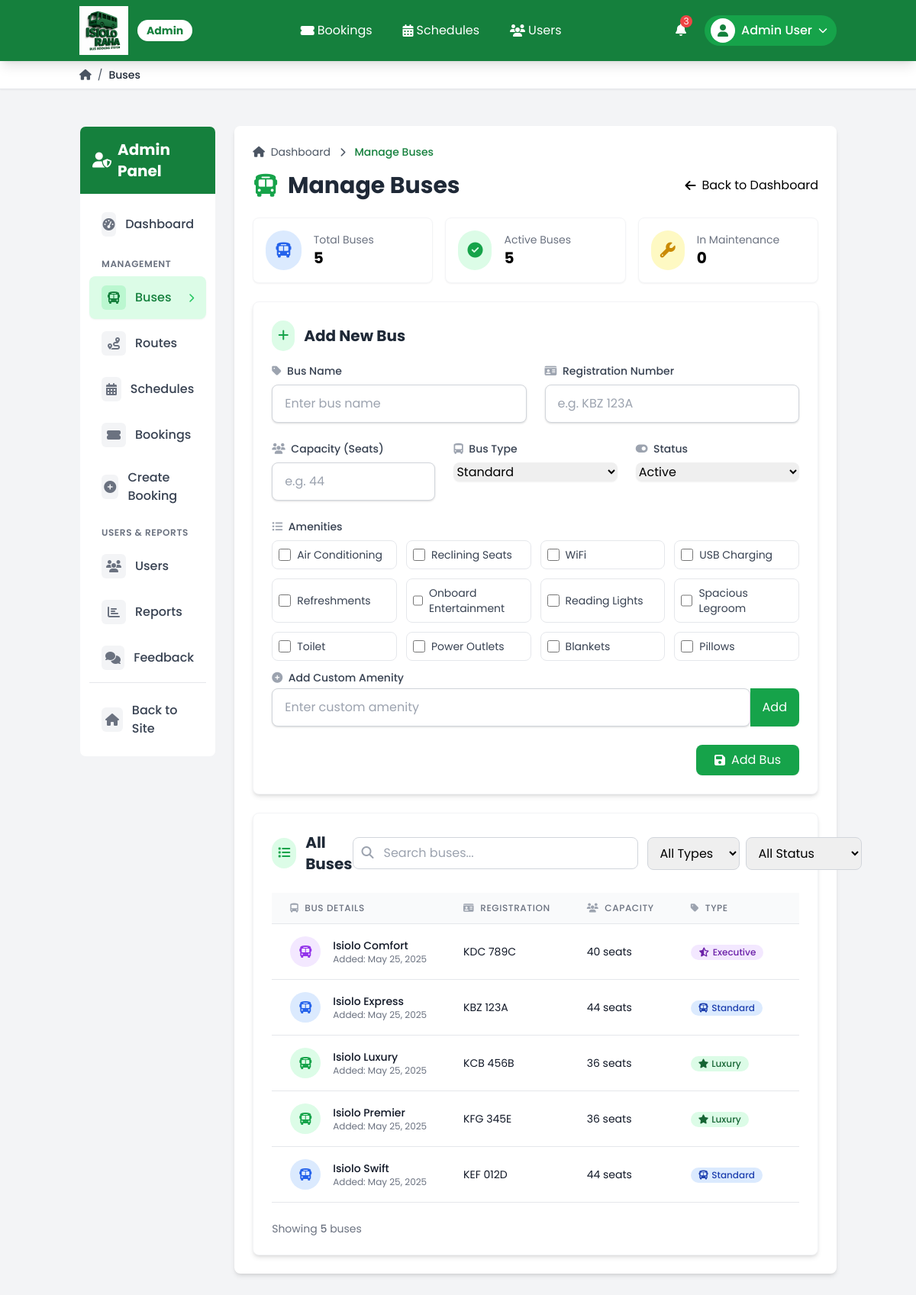
The page /admin/buses.php (signed in) on the database as committed earlier.
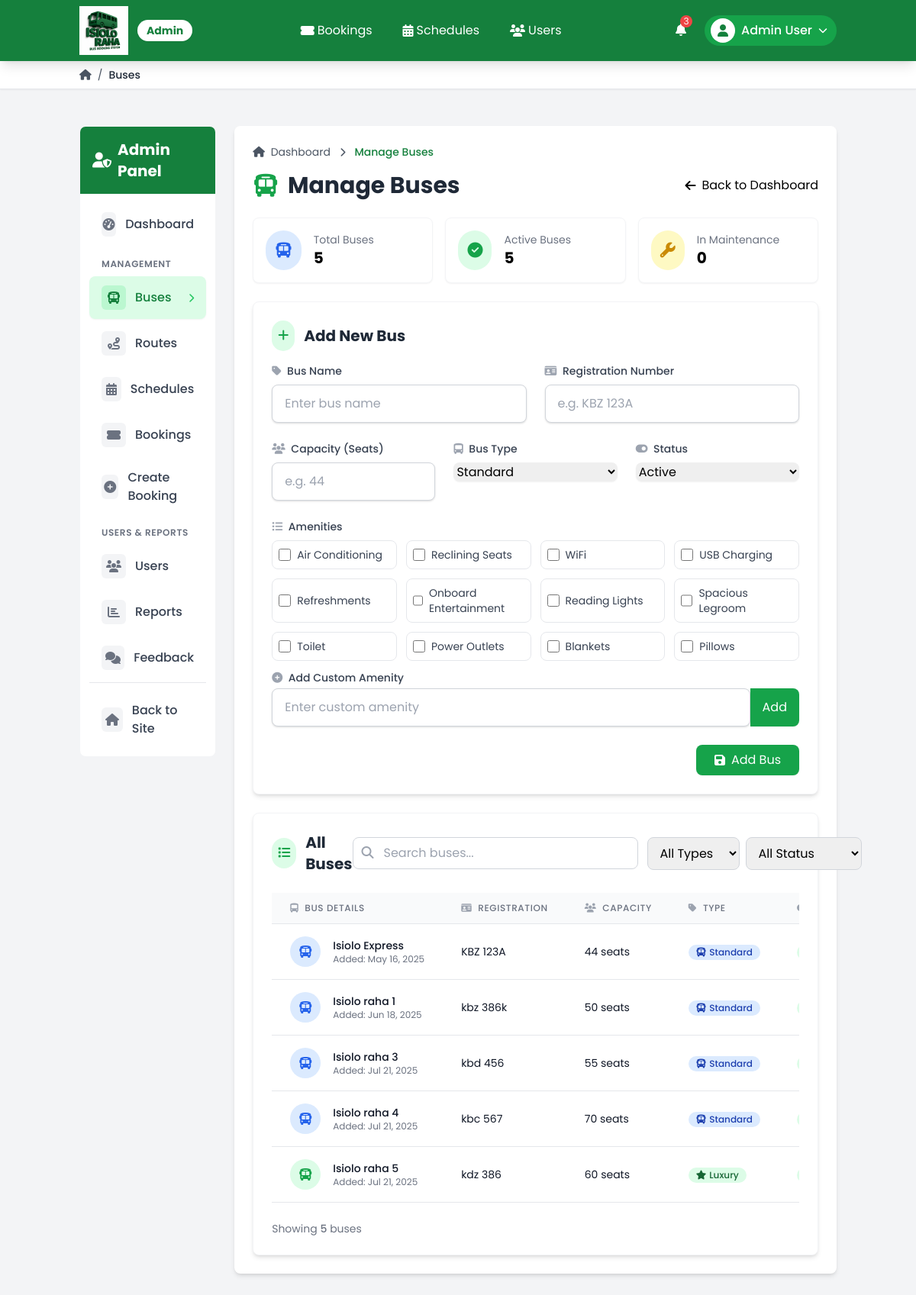
The same page on the database as committed later.
### tables this page shows
CREATE TABLE `buses` (
  `id` int(11) UNSIGNED NOT NULL,
  `name` varchar(100) NOT NULL,
  `registration_number` varchar(20) NOT NULL,
  `capacity` int(3) NOT NULL,
  `type` enum('standard','executive','luxury') DEFAULT 'standard',
  `amenities` text DEFAULT NULL,
  `status` enum('active','maintenance','inactive') DEFAULT 'active',
  `created_at` timestamp NOT NULL DEFAULT current_timestamp(),
  `updated_at` timestamp NOT NULL DEFAULT current_timestamp() ON UPDATE current_timestamp()
);

### admin/buses.php (the view, shortened to what the rows shown need)
<?php
$conn = require_once '../config/database.php';
$id = $name = $registration_number = $capacity = $type = $amenities = $status = "";
$sql = "SELECT * FROM buses ORDER BY name";
$result = $conn->query($sql);
$buses = [];
if ($result && $result->num_rows > 0) {
    while ($row = $result->fetch_assoc()) {
        $buses[] = $row;
    }
}
?>
<div class="bg-white rounded-lg shadow-md p-6 mb-6">
    <div class="flex flex-col md:flex-row justify-between items-start md:items-center mb-6 gap-4">
        <h1 class="text-3xl font-bold text-gray-800 flex items-center">
            <i class="fas fa-bus text-primary-600 mr-3"></i> Manage Buses
        </h1>
    </div>
    <div class="bg-white rounded-lg shadow-md p-6 mb-6 border border-gray-100">
        <div class="flex items-center mb-4">
            <h2 class="text-xl font-bold text-gray-800"><?php echo ($id) ? 'Edit' : 'Add New'; ?> Bus</h2>
        </div>
    </div>
    <div class="bg-white rounded-lg shadow-md p-6 border border-gray-100">
        <div class="flex items-center justify-between mb-6">
            <div class="flex items-center">
                <h2 class="text-xl font-bold text-gray-800">All Buses</h2>
            </div>
        </div>
        <?php if (empty($buses)): ?>
            <div class="text-center py-8 bg-gray-50 rounded-lg border border-dashed border-gray-300">
                <div class="text-gray-400 text-5xl mb-3">
                    <i class="fas fa-bus"></i>
                </div>
                <p class="text-gray-500 mb-2">No buses found in the system.</p>
                <p class="text-gray-500 text-sm">Add your first bus using the form above.</p>
            </div>
        <?php else: ?>
            <div class="overflow-x-auto">
                <table class="min-w-full divide-y divide-gray-200 border-b border-gray-200">
                    <thead>
                        <tr class="bg-gray-50">
                            <th class="px-6 py-3 text-left text-xs font-medium text-gray-500 uppercase tracking-wider">
                                <div class="flex items-center">
                                    <i class="fas fa-bus-alt mr-2 text-gray-400"></i> Bus Details
                                </div>
                            </th>
                            <th class="px-6 py-3 text-left text-xs font-medium text-gray-500 uppercase tracking-wider">
                                <div class="flex items-center">
                                    <i class="fas fa-id-card mr-2 text-gray-400"></i> Registration
                                </div>
                            </th>
                            <th class="px-6 py-3 text-left text-xs font-medium text-gray-500 uppercase tracking-wider">
                                <div class="flex items-center">
                                    <i class="fas fa-users mr-2 text-gray-400"></i> Capacity
                                </div>
                            </th>
                            <th class="px-6 py-3 text-left text-xs font-medium text-gray-500 uppercase tracking-wider">
                                <div class="flex items-center">
                                    <i class="fas fa-tag mr-2 text-gray-400"></i> Type
                                </div>
                            </th>
                            <th class="px-6 py-3 text-left text-xs font-medium text-gray-500 uppercase tracking-wider">
                                <div class="flex items-center">
                                    <i class="fas fa-toggle-on mr-2 text-gray-400"></i> Status
                                </div>
                            </th>
                        </tr>
                    </thead>
                    <tbody class="bg-white divide-y divide-gray-200" id="bus-table-body">
                        <?php foreach ($buses as $bus): ?>
                            <tr class="bus-row hover:bg-gray-50"
                                data-name="<?php echo strtolower($bus['name']); ?>"
                                data-type="<?php echo $bus['type']; ?>"
                                data-status="<?php echo $bus['status']; ?>">
                                <td class="px-6 py-4 whitespace-nowrap">
                                    <div class="flex items-center">
                                        <div class="flex-shrink-0 h-10 w-10 flex items-center justify-center rounded-full
                                            <?php echo ($bus['type'] == 'standard') ? 'bg-blue-100 text-blue-600' :
                                                (($bus['type'] == 'executive') ? 'bg-purple-100 text-purple-600' : 'bg-green-100 text-green-600'); ?>">
                                            <i class="fas fa-bus"></i>
                                        </div>
                                        <div class="ml-4">
                                            <div class="text-sm font-medium text-gray-900"><?php echo $bus['name']; ?></div>
                                            <div class="text-xs text-gray-500">Added: <?php echo date('M d, Y', strtotime($bus['created_at'])); ?></div>
                                        </div>
                                    </div>
                                </td>
                                <td class="px-6 py-4 whitespace-nowrap">
                                    <div class="text-sm text-gray-900"><?php echo $bus['registration_number']; ?></div>
                                </td>
                                <td class="px-6 py-4 whitespace-nowrap">
                                    <div class="text-sm text-gray-900"><?php echo $bus['capacity']; ?> seats</div>
                                </td>
                                <td class="px-6 py-4 whitespace-nowrap">
                                    <span class="inline-flex items-center px-2.5 py-0.5 rounded-full text-xs font-medium
                                        <?php
                                        echo ($bus['type'] == 'standard') ? 'bg-blue-100 text-blue-800' :
                                            (($bus['type'] == 'executive') ? 'bg-purple-100 text-purple-800' : 'bg-green-100 text-green-800');
                                        ?>">
                                        <?php
                                        $icon = ($bus['type'] == 'standard') ? 'bus' :
                                            (($bus['type'] == 'executive') ? 'star-half-alt' : 'star');
                                        ?>
                                        <i class="fas fa-<?php echo $icon; ?> mr-1"></i>
                                        <?php echo ucfirst($bus['type']); ?>
                                    </span>
                                </td>
                                <td class="px-6 py-4 whitespace-nowrap">
                                    <span class="inline-flex items-center px-2.5 py-0.5 rounded-full text-xs font-medium
                                        <?php
                                        echo ($bus['status'] == 'active') ? 'bg-green-100 text-green-800' :
                                            (($bus['status'] == 'maintenance') ? 'bg-yellow-100 text-yellow-800' : 'bg-red-100 text-red-800');
                                        ?>">
                                    </span>
                                </td>
                            </tr>
                        <?php endforeach; ?>
                    </tbody>
                </table>
            </div>
        <?php endif; ?>
    </div>
</div>
<?php
require_once '../includes/templates/admin_template.php';
?>

Rows that differ between the two databases and show on the page:
removed buses: name "Isiolo Comfort", created_at "May 25, 2025", registration_number "KDC 789C", capacity "40", type "Executive"
removed buses: name "Isiolo Luxury", created_at "May 25, 2025", registration_number "KCB 456B", capacity "36", type "Luxury"
removed buses: name "Isiolo Premier", created_at "May 25, 2025", registration_number "KFG 345E", capacity "36", type "Luxury"
removed buses: name "Isiolo Swift", created_at "May 25, 2025", registration_number "KEF 012D", capacity "44", type "Standard"
changed buses "Isiolo Express": created_at "May 25, 2025" → "May 16, 2025"
added buses: name "Isiolo raha 1", created_at "Jun 18, 2025", registration_number "kbz 386k", capacity "50", type "Standard"
added buses: name "Isiolo raha 3", created_at "Jul 21, 2025", registration_number "kbd 456", capacity "55", type "Standard"
added buses: name "Isiolo raha 4", created_at "Jul 21, 2025", registration_number "kbc 567", capacity "70", type "Standard"
added buses: name "Isiolo raha 5", created_at "Jul 21, 2025", registration_number "kdz 386", capacity "60", type "Luxury"
